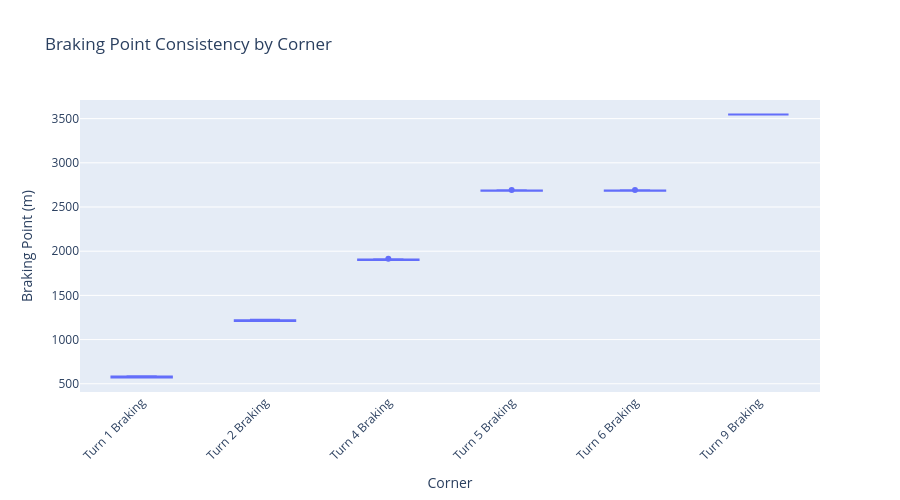

The notebook cell this image was saved under:
### Code cell
# Visualize braking consistency
# Show braking point variation for each corner

braking_stats = stats_df[stats_df['segment_type'] == 'braking'].dropna(subset=['braking_point'])

if len(braking_stats) > 0:
    fig = px.box(
        braking_stats,
        x='segment_name',
        y='braking_point',
        title='Braking Point Consistency by Corner',
        labels={'braking_point': 'Braking Point (m)', 'segment_name': 'Corner'}
    )
    fig.update_layout(xaxis_tickangle=-45, width=900, height=500)
    show_fig(fig)
else:
    print("No braking data available")

### Figure 1 — Plotly figure (JSON) as saved in the notebook; plotly's stock layout.template omitted (floating-point values rounded to 4 significant figures)
{"data": [{"alignmentgroup": "True", "hovertemplate": "Corner=%{x}<br>Braking Point (m)=%{y}<extra></extra>", "legendgroup": "", "marker": {"color": "#636efa"}, "name": "", "notched": false, "offsetgroup": "", "orientation": "v", "showlegend": false, "type": "box", "x": ["Turn 1 Braking", "Turn 2 Braking", "Turn 4 Braking", "Turn 5 Braking", "Turn 6 Braking", "Turn 9 Braking", "Turn 1 Braking", "Turn 2 Braking", "Turn 4 Braking", "Turn 5 Braking", "Turn 6 Braking", "Turn 1 Braking", "Turn 2 Braking", "Turn 4 Braking", "Turn 5 Braking", "Turn 6 Braking", "Turn 1 Braking", "Turn 2 Braking", "Turn 4 Braking", "Turn 5 Braking", "Turn 6 Braking", "Turn 1 Braking", "Turn 2 Braking", "Turn 4 Braking", "Turn 5 Braking", "Turn 6 Braking", "Turn 1 Braking", "Turn 2 Braking", "Turn 4 Braking", "Turn 5 Braking", "Turn 6 Braking", "Turn 1 Braking", "Turn 2 Braking", "Turn 4 Braking", "Turn 5 Braking", "Turn 6 Braking", "Turn 1 Braking", "Turn 2 Braking", "Turn 4 Braking", "Turn 5 Braking", "Turn 6 Braking", "Turn 1 Braking", "Turn 2 Braking", "Turn 4 Braking", "Turn 5 Braking", "Turn 6 Braking", "Turn 1 Braking", "Turn 2 Braking", "Turn 4 Braking", "Turn 5 Braking", "Turn 6 Braking", "Turn 1 Braking", "Turn 2 Braking", "Turn 4 Braking", "Turn 5 Braking", "Turn 6 Braking", "Turn 1 Braking", "Turn 2 Braking", "Turn 4 Braking", "Turn 5 Braking", "Turn 6 Braking", "Turn 1 Braking", "Turn 2 Braking", "Turn 4 Braking", "Turn 5 Braking", "Turn 6 Braking", "Turn 1 Braking", "Turn 2 Braking", "Turn 4 Braking", "Turn 5 Braking", "Turn 6 Braking"], "x0": " ", "xaxis": "x", "y": [572.3, 1211.0, 1901.0, 2684.0, 2684.0, 3546.0, 572.2, 1211.0, 1901.0, 2684.0, 2684.0, 572.4, 1212.0, 1908.0, 2684.0, 2684.0, 575.2, 1223.0, 1902.0, 2688.0, 2688.0, 572.3, 1211.0, 1901.0, 2684.0, 2684.0, 572.4, 1211.0, 1902.0, 2686.0, 2686.0, 572.1, 1221.0, 1913.0, 2694.0, 2694.0, 572.1, 1214.0, 1904.0, 2684.0, 2684.0, 575.5, 1225.0, 1906.0, 2684.0, 2684.0, 581.7, 1213.0, 1905.0, 2684.0, 2684.0, 572.1, 1211.0, 1901.0, 2688.0, 2688.0, 581.0, 1211.0, 1901.0, 2684.0, 2684.0, 585.1, 1217.0, 1901.0, 2687.0, 2687.0, 586.5, 1211.0, 1901.0, 2690.0, 2690.0], "y0": " ", "yaxis": "y"}], "layout": {"boxmode": "group", "height": 500, "legend": {"tracegroupgap": 0}, "title": {"text": "Braking Point Consistency by Corner"}, "width": 900, "xaxis": {"anchor": "y", "domain": [0, 1], "tickangle": -45, "title": {"text": "Corner"}}, "yaxis": {"anchor": "x", "domain": [0, 1], "title": {"text": "Braking Point (m)"}}}}
